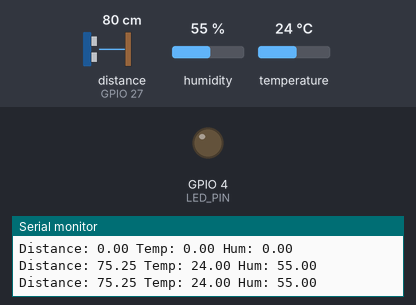
Bench run of a sketch on a simulated ESP32. On the bench: output pins drawn as LEDs (lit = HIGH), the last lines printed to the serial monitor. Wiring (inferred from the names in the program): ultrasonic range finder: trigger GPIO 5; echo GPIO 27. The inputs (shaded band) are chosen by the test bench; at power-on: distance to the obstacle (sensor on GPIO 27) 80 cm, humidity 55 %, temperature 24 °C. The echo pulse lasts 58.3 µs per cm; WiFi joins after 1.5 s; servers stay silent unless stated; nothing arrives over Bluetooth unless stated; a phone connects over Bluetooth LE 3 s after start; pins used as bus, display or sensor lines are not drawn.

Above: at 2.7 s.
2.8 s: distance to the obstacle (sensor on GPIO 27) set to 2 cm
At 5.0 s:
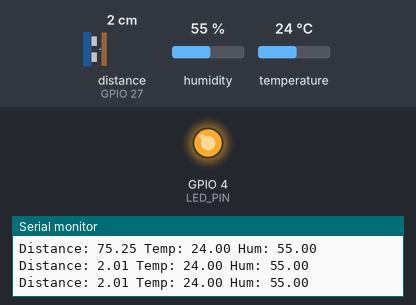
Timing chart, 0 to 7.5 s (numbered marks = the images above; inputs shaded):
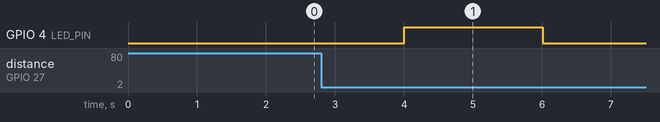

The sketch:

Untitled_jun08b.ino
```cpp
#include "arduino_secrets.h"
/*
  Sketch generated by the Arduino IoT Cloud Thing "Untitled"
  https://create.arduino.cc/cloud/things/e5cfa8ff-74e9-4bcf-bacc-639dd653aba6

  Arduino IoT Cloud Variables description

  The following variables are automatically generated and updated when changes are made to the Thing

  float g_distance;
  float g_humidity;
  float g_temp;
  bool switch_led;

  Variables which are marked as READ/WRITE in the Cloud Thing will also have functions
  which are called when their values are changed from the Dashboard.
  These functions are generated with the Thing and added at the end of this sketch.
*/


#include "thingProperties.h"
#include <DHT.h>
#include <BLEDevice.h>
#include <BLEServer.h>
#include <BLEUtils.h>
#include <BLE2902.h>

BLECharacteristic *pCharacteristic;

#define TRIG_PIN 5
#define ECHO_PIN 27
#define LED_PIN 4

#define DHT_PIN 2
#define DHT_TYPE DHT22

DHT dht(DHT_PIN, DHT_TYPE);

//=======================
//        SETUP
//=======================

void setup() {
  Serial.begin(9600);
  delay(1500);

  pinMode(TRIG_PIN, OUTPUT);
  pinMode(ECHO_PIN, INPUT);
  pinMode(LED_PIN, OUTPUT);
  digitalWrite(LED_PIN, LOW);

  initProperties();

  ArduinoCloud.begin(ArduinoIoTPreferredConnection);

  BLEDevice::init("ESP32");

  BLEServer *pServer = BLEDevice::createServer();
  BLEService *pService = pServer->createService("1234");

  pCharacteristic = pService->createCharacteristic(
    "5678",
    BLECharacteristic::PROPERTY_READ | BLECharacteristic::PROPERTY_NOTIFY
  );

  pCharacteristic->addDescriptor(new BLE2902());

  pService->start();
  BLEAdvertising *pAdvertising = BLEDevice::getAdvertising();
  pAdvertising->start();

  dht.begin();

  setDebugMessageLevel(2);
  ArduinoCloud.printDebugInfo();

  xTaskCreate(  sensorTask,  "SENS",  2048,  NULL,  1, NULL);
  xTaskCreate(  bleTask,  "BLE",  4096,  NULL,  1,  NULL);
  xTaskCreate(  displayTask,  "DISP",  2048,  NULL,  2,  NULL);
}
//=======================
//  Reading functions
//=======================

float readDistance() {
  digitalWrite(TRIG_PIN, LOW);
  delayMicroseconds(2);

  digitalWrite(TRIG_PIN, HIGH);
  delayMicroseconds(10);
  digitalWrite(TRIG_PIN, LOW);

  long duration = pulseIn(ECHO_PIN, HIGH, 30000);
  float distance = duration * 0.0343 / 2;
  return distance;
}
float readTemperature()
{
  float temp = dht.readTemperature();

  if (isnan(temp))
  {
    Serial.println("Failed to read temperature");
    return g_temp;
  }

  return temp;
}
float readHumidity()
{
  float hum = dht.readHumidity();

  if (isnan(hum))
  {
    Serial.println("Failed to read humidity");
    return g_humidity;
  }

  return hum;
}

//=======================
//        TASKS
//=======================

void sensorTask(void *pvParameters)
{
  while (true)
  {
    g_distance = readDistance();
    g_temp = readTemperature();
    g_humidity = readHumidity();

    vTaskDelay(pdMS_TO_TICKS(2000));
  }
}
void displayTask(void *pvParameters)
{
  while (true)
  {
    Serial.print("Distance: ");
    Serial.print(g_distance);

    Serial.print(" Temp: ");
    Serial.print(g_temp);

    Serial.print(" Hum: ");
    Serial.println(g_humidity);

    if (g_distance > 0 && g_distance <= 5)
    {
      digitalWrite(LED_PIN, HIGH);
      switch_led = true;
    }
    else
    {
      digitalWrite(LED_PIN, LOW);
      switch_led = false;
    }

    vTaskDelay(pdMS_TO_TICKS(500));
  }
}
void bleTask(void *pvParameters)
{
  while (true)
  {
    char data[80];
snprintf(data, sizeof(data),
"{T:%.1f,H:%.1f,D:%.1f}",
g_temp, g_humidity, g_distance);

    pCharacteristic->setValue(data);
    pCharacteristic->notify();

    vTaskDelay(pdMS_TO_TICKS(2000));
  }
}


void onSwitchLedChange() {
  //digitalWrite(4, switch_led ? HIGH : LOW);
}

void loop() {
  ArduinoCloud.update();
}
```

arduino_secrets.h
```cpp
#define SECRET_DEVICE_KEY ""
#define SECRET_OPTIONAL_PASS ""
#define SECRET_SSID ""
```

thingProperties.h
```cpp
// Code generated by Arduino IoT Cloud, DO NOT EDIT.

#include <ArduinoIoTCloud.h>
#include <Arduino_ConnectionHandler.h>

const char DEVICE_LOGIN_NAME[]  = "146346c2-4c06-40e7-a007-dec519a68e92";

const char SSID[]               = SECRET_SSID;    // Network SSID (name)
const char PASS[]               = SECRET_OPTIONAL_PASS;    // Network password (use for WPA, or use as key for WEP)
const char DEVICE_KEY[]  = SECRET_DEVICE_KEY;    // Secret device password

void onSwitchLedChange();

float g_distance;
float g_humidity;
float g_temp;
bool switch_led;

void initProperties(){

  ArduinoCloud.setBoardId(DEVICE_LOGIN_NAME);
  ArduinoCloud.setSecretDeviceKey(DEVICE_KEY);
  ArduinoCloud.addProperty(g_distance, READ, ON_CHANGE, NULL);
  ArduinoCloud.addProperty(g_humidity, READ, ON_CHANGE, NULL);
  ArduinoCloud.addProperty(g_temp, READ, ON_CHANGE, NULL);
  ArduinoCloud.addProperty(switch_led, READWRITE, ON_CHANGE, onSwitchLedChange);

}

WiFiConnectionHandler ArduinoIoTPreferredConnection(SSID, PASS);
```

Measured:
- after the input at 2.8 s, GPIO 4 (LED_PIN): LOW → HIGH after 1.2 s, → LOW 2.0 s later
